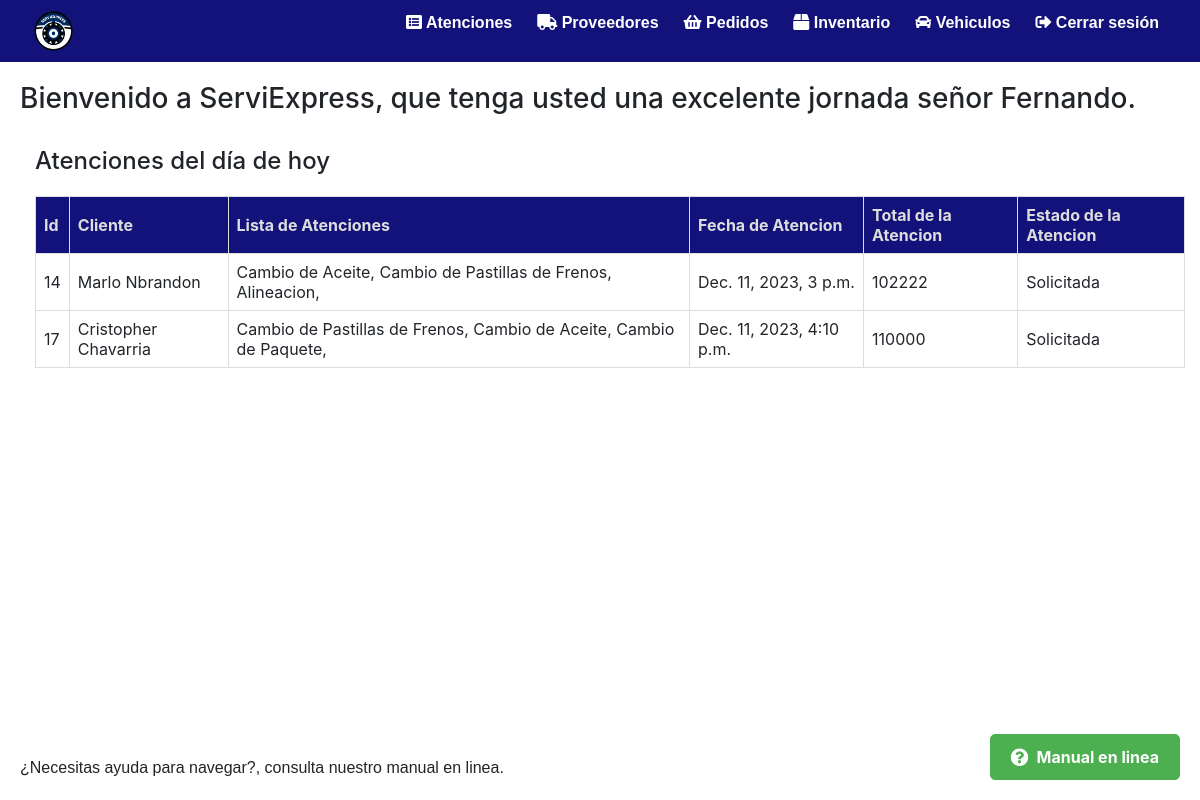
Page /per_home/ (signed in) on the committed database.
### myapp/models.py (models this page shows, shortened)
class UserProfile(models.Model):
    user_id = models.AutoField(primary_key=True)
    user_name = models.CharField(max_length=15, null=False)
    user_lastname = models.CharField(max_length=20, null=False)
    user_password = models.CharField(max_length=20, null=False, default="admin")
    user_mail = models.EmailField(null=False)
    user_fono = models.IntegerField(null=False)
    rol = models.ForeignKey(Rol, on_delete=models.CASCADE)
    def __str__(self):
        return self.user_name +' '+ self.user_lastname +' - '+ self.rol.rol_id

class Atencion(models.Model):
    estados = (
        ('Solicitada', 'Solicitada'),
        ('En Proceso','En Proceso'),
        ('Cancelada', 'Cancelada'),
        ('Realizada', 'Realizada'),
    )
    ate_id = models.AutoField(primary_key=True)
    ate_list = models.CharField(max_length=250, null=False, default=None)
    ate_date = models.DateTimeField(unique_for_date=True)
    ate_prec = models.IntegerField(null=False, default=None)
    ate_est = models.CharField(max_length=12, choices= estados, default='Solicitada')
    userProfile = models.ForeignKey(UserProfile, on_delete=models.CASCADE, default=None)
    class Meta:
        unique_together = ['ate_date']

### myapp/views.py (the view)
# urls.py: path('per_home/', views.per_home, name='per_home'),
def per_home(request):
    try:
        user_profile = UserProfile.objects.get(user_id=request.session['user_id'])
        print("User ID from session:", request.session.get('user_id'))
        print("User Profile for current user:", user_profile)
    except UserProfile.DoesNotExist:
        return JsonResponse({'error': 'UserProfile no encontrado'})
    current_date = datetime.now().date()
    atenciones_del_dia = Atencion.objects.filter(ate_date__date=current_date)
    return render(request, 'personal/per_home.html', { 'user_profile': user_profile, 'atenciones_del_dia': atenciones_del_dia })

### myapp/context_processor.py (called while the page is built)
def totalCarrito(request):
    total = 0
    if "carrito" in request.session.keys():
        for key, value in request.session["carrito"].items():
            total += (value["acumulado"])
    return {"totalCarrito": total}

### myapp/templates/personal/per_home.html (shortened to what this page needs)
{% load static %}
<!DOCTYPE html>
<html lang="en">
<head>
  <link rel="stylesheet" href="{% static 'styles/nav.css' %}">
  <link rel="stylesheet" href="{% static 'styles/serviceform.css' %}">
  <link rel="stylesheet" href="{% static 'styles/usersTable.css' %}">
  <link rel="stylesheet" href="{% static 'styles/adm_atenciones.css' %}">
  <link rel="stylesheet" href="{% static 'styles/ate_modificar.css' %}">
  <link rel="stylesheet" href="{% static 'styles/adm_filtrar.css' %}">
  <link rel="stylesheet" href="{% static 'styles/adm_pedidos.css' %}">
  <link rel="stylesheet" href="{% static 'styles/adm_vehiculos.css' %}">
  <link rel="stylesheet" href="{% static 'styles/adm_inv.css' %}">
  <link rel="stylesheet" href="https://cdnjs.cloudflare.com/ajax/libs/font-awesome/5.15.1/css/all.min.css">
  <link rel="stylesheet" href="https://stackpath.bootstrapcdn.com/bootstrap/4.3.1/css/bootstrap.min.css">
</head>
<body>
  <header>
    <nav>
      <div class="navbar">
        <div class="logo">
          <a href="/per_home">
            <img src="{% static 'LogoPokebola.png' %}" alt="Logo">
          </a>
        </div>
        <div class="nav-items">
          <ul>
            <li><a href="#" id="atenciones-link"><i class="fas fa-list-alt"></i> Atenciones</a></li>
            <li><a href="#" id="proveedores-link"><i class="fas fa-truck"></i> Proveedores</a></li>
            <li><a href="#" id="pedidos-link"><i class="fas fa-shopping-basket"></i> Pedidos</a></li>
            <li><a href="#" id="inventario-link"><i class="fas fa-box"></i> Inventario</a></li>
            <li><a href="#" id="vehiculos-link"><i class="fas fa-car"></i> Vehiculos</a></li>
            <li><a href="/"><i class="fas fa-sign-out-alt"></i> Cerrar sesión</a></li>
          </ul>
        </div>
      </div>
    </nav>
  </header>
  <div class="content" style="margin-top: 20px; margin-left: 10px;">
    <div id="container-current_user" class="dynamic-content-container" style="margin-top: 20px; margin-left: 10px;">
      <h3> Bienvenido a ServiExpress, que tenga usted una excelente jornada señor {{user_profile.user_name}}.</h3>
      <br>
      <div class="col-md-12">
        <h4>Atenciones del día de hoy</h4>
        {% if atenciones_del_dia %}
            <table class="atencion-table">
                <thead>
                    <tr>
                        <th class="table-header">Id</th>
                        <th class="table-header">Cliente</th>
                        <th class="table-header">Lista de Atenciones</th>
                        <th class="table-header">Fecha de Atencion</th>
                        <th class="table-header">Total de la Atencion</th>
                        <th class="table-header">Estado de la Atencion</th>
                    </tr>
                </thead>
                <tbody>
                    {% for atencion in atenciones_del_dia %}
                        <tr>
                            <td>{{ atencion.ate_id }}</td>
                            <td>{{ atencion.userProfile.user_name }} {{ atencion.userProfile.user_lastname }}</td>
                            <td>{{ atencion.ate_list }}</td>
                            <td>{{ atencion.ate_date }}</td>
                            <td>{{ atencion.ate_prec }}</td>
                            <td>{{ atencion.ate_est }}</td>
                        </tr>
                    {% endfor %}
                </tbody>
            </table>
        {% else %}
            <p>No hay atenciones para el día de hoy.</p>
        {% endif %}
    </div>
    </div>
    <button id="openManual">
      <i class="fas fa-question-circle"></i> Manual en linea
    </button><span id="Manualspan"> ¿Necesitas ayuda para navegar?, consulta nuestro manual en linea.</span>
  </div>
</body>
</html>

### myapp/static/styles/nav.css (style rules this page uses)
.navbar { position:fixed; top: 0; left: 0; width: 100%; background-color: rgb(18, 18, 122); font-family: 'Arial', sans-serif; padding: 10px; display: flex; justify-content: space-between; align-items: center; z-index: 1000; color: #fff; }
.logo img { padding-left: 15px; width: 60px; }
.nav-items ul { list-style: none; display: flex; }
.nav-items ul li { margin-right: 25px; }
.nav-items a { text-decoration: none; color: #fff; font-weight: bold; }

### myapp/static/styles/adm_atenciones.css (style rules this page uses)
.atencion-table { width: 100%; border-collapse: collapse; margin-top: 20px; }
.atencion-table th, .atencion-table td { border: 1px solid #ddd; padding: 8px; text-align: left; }
.atencion-table th { background-color:rgb(18, 18, 122); color: #ddd; }

### myapp/static/styles/adm_filtrar.css (style rules this page uses)
#search, #role_filter, button { margin-right: 10px; padding: 8px; border-radius: 5px; box-sizing: border-box; }

### myapp/templates/personal/per_home.html (style rules this page uses)
#openManual { position: fixed; bottom: 20px; right: 20px; z-index: 1000; display: inline-flex; align-items: center; padding: 10px 20px; font-size: 16px; font-weight: bold; text-align: center; text-decoration: none; background-color: #4CAF50; color: #fff; border: 1px solid #4CAF50; border-radius: 5px; cursor: pointer; transition: background-color 0.3s; }
#openManual i { margin-right: 8px; font-size: 18px; }
#Manualspan { position: fixed; bottom: 20px; left: 20px; z-index: 1000; font-family: Arial, Helvetica, sans-serif; }

### rows in the picture
UserProfile: user_name "Fernando"
Atencion: ate_id "14", userProfile.user_name "Marlo", userProfile.user_lastname "Nbrandon", ate_list "Cambio de Aceite, Cambio de Pastillas de Frenos, Alineacion,", ate_date "Dec. 11, 2023, 3 p.m.", ate_prec "102222", ate_est "Solicitada"
Atencion: ate_id "17", userProfile.user_name "Cristopher", userProfile.user_lastname "Chavarria", ate_list "Cambio de Pastillas de Frenos, Cambio de Aceite, Cambio de Paquete,", ate_date "Dec. 11, 2023, 4:10 p.m.", ate_prec "110000", ate_est "Solicitada"
